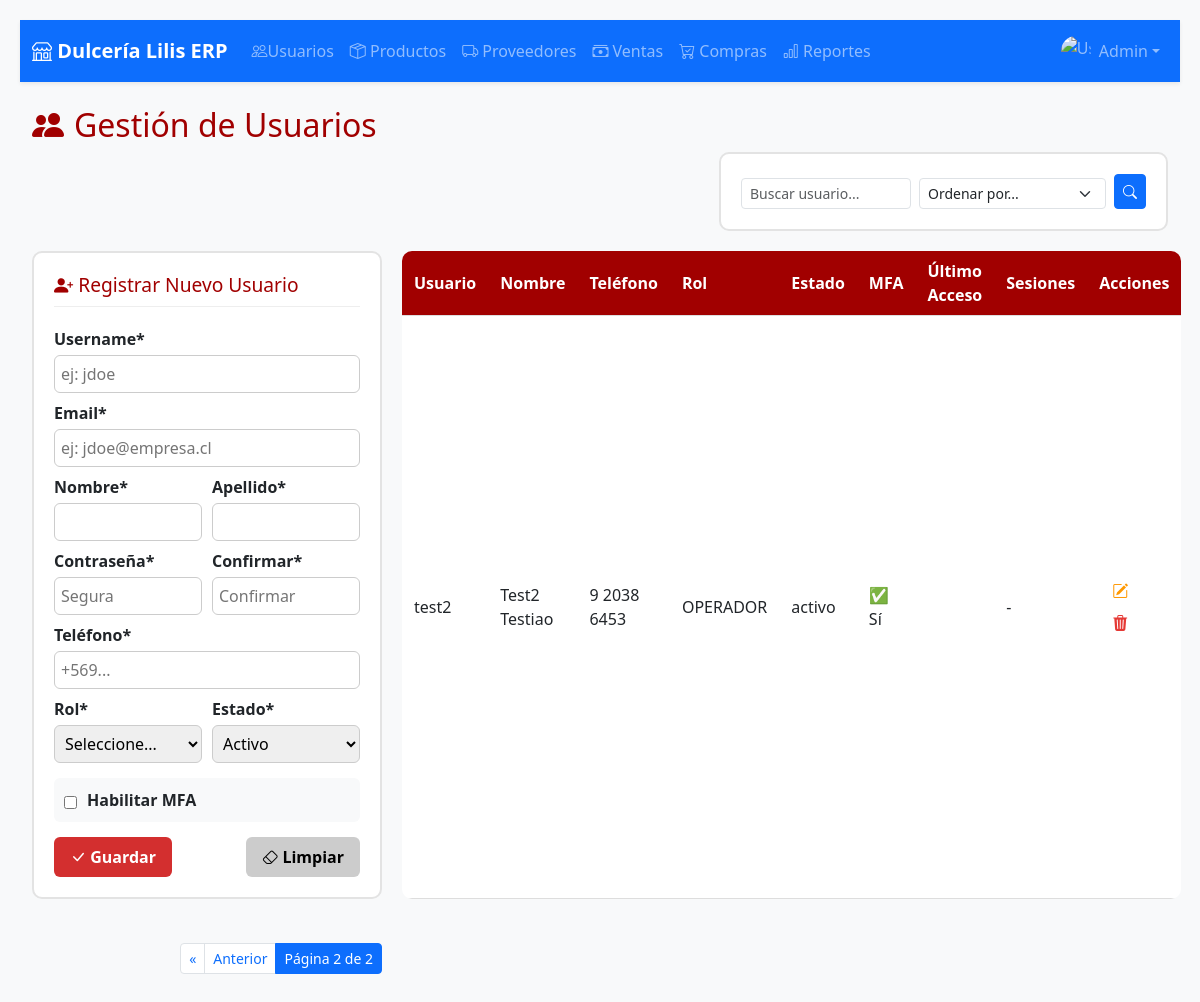
The page /users/?page=2&q=&sort=id (signed in) on the database its author committed.
### apps/users/models.py (models this page shows, shortened)
class Usuario(AbstractUser):
    ROLES = [
        ('ADMIN', 'Administrador'),
        ('USER', 'Usuario'),
        ('SUPERVISOR', 'Supervisor'),
        ('AUDITOR', 'Auditor'),
        ('OPERADOR', 'Operador'),
    ]
    ESTADOS = [
        ('activo', 'Activo'),
        ('inactivo', 'Inactivo'),
        ('bloqueado', 'Bloqueado'),
    ]
    telefono = models.CharField(max_length=20, blank=True, null=True)
    rol = models.CharField(max_length=20, choices=ROLES, default='USER')
    estado = models.CharField(max_length=20, choices=ESTADOS, default='activo')
    mfa_habilitado = models.BooleanField(default=False)

### apps/users/views.py (the view, shortened to what this page needs)
# urls.py: path('', views.gestion_usuarios, name='gestion_usuarios'),
@login_required
def gestion_usuarios(request):
    query = request.GET.get('q', '')
    sort_by = request.GET.get('sort', 'id') # Ordenar por ID por defecto
    valid_sort_fields = ['id', '-id', 'username', '-username', 'first_name', '-first_name', 'rol', '-rol']
    if sort_by not in valid_sort_fields:
        sort_by = 'id'
    usuarios_list = Usuario.objects.all().order_by(sort_by)
    paginator = Paginator(usuarios_list, 10) # 10 usuarios por página
    page_number = request.GET.get('page')
    page_obj = paginator.get_page(page_number)
    return render(request, 'usuarios/gestion_usuarios.html', {'page_obj': page_obj, 'query': query, 'sort_by': sort_by})

### apps/users/templates/usuarios/gestion_usuarios.html (shortened to what this page needs)
{% extends 'base.html' %}
{% load static %}
{% block content %}
<h2><i class="bi bi-people-fill"></i> Gestión de Usuarios</h2>
    <div class="d-flex justify-content-end align-items-center mb-3 gap-2">
        <form method="get" class="d-flex gap-2">
            <input type="text" name="q" class="form-control form-control-sm" placeholder="Buscar usuario..." value="{{ query }}">
            <select name="sort" class="form-select form-select-sm" onchange="this.form.submit()">
                <option value="id" {% if sort_by == 'id' %}selected{% endif %}>Ordenar por...</option>
            </select>
            <button type="submit" class="btn btn-sm btn-primary"><i class="bi bi-search"></i></button>
        </form>
    </div>
    <div class="contenedor">
        <form id="formUsuario" method="post" action="{% url 'crear_usuario' %}">
            <h3><i class="bi bi-person-plus-fill"></i> Registrar Nuevo Usuario</h3>
            <label>Username*</label>
            <input type="text" id="username" name="username" placeholder="ej: jdoe">
            <label>Email*</label>
            <input type="email" id="email" name="email" placeholder="ej: jdoe@empresa.cl">
            <div class="campo-doble">
                <div>
                    <label>Nombre*</label>
                    <input type="text" id="nombre" name="first_name">
                </div>
                <div>
                    <label>Apellido*</label>
                    <input type="text" id="apellido" name="last_name">
                </div>
            </div>
            <div class="campo-doble">
                <div>
                    <label>Contraseña*</label>
                    <input type="password" id="password" name="password" placeholder="Segura">
                </div>
                <div>
                    <label>Confirmar*</label>
                    <input type="password" id="password2" name="password2" placeholder="Confirmar">
                </div>
            </div>
            <label>Teléfono*</label>
            <input type="text" id="telefono" name="telefono" placeholder="+569...">
            <div class="campo-doble">
                <div>
                    <label>Rol*</label>
                    <select id="rol" name="rol">
                        <option value="">Seleccione...</option>
                    </select>
                </div>
                <div>
                    <label>Estado*</label>
                    <select id="estado" name="estado">
                        <option value="activo" selected>Activo</option>
                    </select>
                </div>
            </div>
            <div class="mfa-container">
                <input type="checkbox" id="mfa_habilitado" name="mfa_habilitado" style="width: auto; margin-right: 10px;">
                <label for="mfa_habilitado" style="margin-top: 0;">Habilitar MFA</label>
            </div>
            <div class="acciones">
                <button type="submit" class="guardar"><i class="bi bi-check-lg"></i> Guardar</button>
                <button type="button" id="btnLimpiar" class="limpiar"><i class="bi bi-eraser"></i> Limpiar</button>
            </div>
        </form>
        <table>
            <thead>
                <tr>
                    <th>Usuario</th>
                    <th>Nombre</th>
                    <th>Teléfono</th>
                    <th>Rol</th>
                    <th>Estado</th>
                    <th>MFA</th>
                    <th>Último Acceso</th>
                    <th>Sesiones</th>
                    <th>Acciones</th>
                </tr>
            </thead>
            <tbody>
                {% for usuario in page_obj.object_list %}
                <tr>
                    <td style="font-weight: 500;">{{ usuario.username }}</td>
                    <td>{{ usuario.first_name }} {{ usuario.last_name }}</td>
                    <td>{{ usuario.telefono }}</td>
                    <td>{{ usuario.rol }}</td>
                    <td>{{ usuario.estado }}</td>
                    <td>{% if usuario.mfa_habilitado %}✅ Sí{% else %}❌ No{% endif %}</td>
                    <td>{{ usuario.last_login|date:"d/m/Y H:i" }}</td>
                    <td>-</td>
                    <td>
                        <button class="btn-edit" onclick="editarUsuario('{{ usuario.id }}')" title="Editar"><i class="bi bi-pencil-square"></i></button>
                        <button class="btn-del" onclick="eliminarUsuario('{{ usuario.id }}')" title="Eliminar"><i class="bi bi-trash3-fill"></i></button>
                    </td>
                </tr>
                {% empty %}
                <tr><td colspan="9" style="text-align:center;">No hay usuarios registrados.</td></tr>
                {% endfor %}
            </tbody>
        </table>
        <nav aria-label="Paginación de usuarios" class="mt-4 d-flex justify-content-end">
            <ul class="pagination pagination-sm">
                {% if page_obj.has_previous %}
                    <li class="page-item"><a class="page-link" href="?page=1&q={{ query }}&sort={{ sort_by }}">&laquo;</a></li>
                    <li class="page-item"><a class="page-link" href="?page={{ page_obj.previous_page_number }}&q={{ query }}&sort={{ sort_by }}">Anterior</a></li>
                {% endif %}
                <li class="page-item active" aria-current="page">
                    <span class="page-link">Página {{ page_obj.number }} de {{ page_obj.paginator.num_pages }}</span>
                </li>
            </ul>
        </nav>
    </div>
{% endblock %}

### templates/partials/navbar.html (shortened to what this page needs)
{% load static %}
<nav class="navbar navbar-expand-lg navbar-dark bg-primary shadow-sm">
    <div class="container-fluid">
        <a class="navbar-brand fw-bold text-white" href="{% url 'dashboard' %}">
            <i class="bi bi-shop"></i> Dulcería Lilis ERP
        </a>
        <div class="collapse navbar-collapse" id="navbarERP">
            <ul class="navbar-nav me-auto mb-2 mb-lg-0">
                <li class="nav-item"><a class="nav-link" href="{% url 'gestion_usuarios' %}"><i
                            class="bi bi-people"></i>Usuarios</a></li>
                <li class="nav-item"><a class="nav-link" href="{% url 'products:list' %}"><i class="bi bi-box-seam"></i>
                        Productos</a></li>
                <li class="nav-item"><a class="nav-link" href="{% url 'suppliers:list' %}"><i class="bi bi-truck"></i>
                        Proveedores</a></li>
                <li class="nav-item"><a class="nav-link" href="{% url 'transactional:list' %}"><i
                            class="bi bi-cash-stack"></i> Ventas</a></li>
                <li class="nav-item"><a class="nav-link" href=""><i class="bi bi-cart-check"></i> Compras</a></li>
                <li class="nav-item"><a class="nav-link" href=""><i class="bi bi-bar-chart"></i> Reportes</a></li>
            </ul>
            <ul class="navbar-nav ms-auto">
                <li class="nav-item dropdown">
                    <a class="nav-link dropdown-toggle d-flex align-items-center" href="#" id="userDropdown"
                        role="button" data-bs-toggle="dropdown" aria-expanded="false">
                        <img src="{% static 'img/user.png' %}" class="rounded-circle me-2" width="30" height="30"
                            alt="User">
                        {{ request.user.username|default:"Invitado" }}
                    </a>
                </li>
            </ul>
        </div>
    </div>
</nav>

### apps/users/templates/usuarios/gestion_usuarios.html (style rules this page uses)
body { font-family: "Segoe UI", sans-serif; margin: 0; padding: 20px; }
h2 { color: #a10000; display: flex; align-items: center; gap: 10px; }
.contenedor { display: grid; grid-template-columns: 350px 1fr; gap: 20px; margin-top: 20px; }
form { background: #fff; border: 2px solid #e3e3e3; padding: 20px; border-radius: 10px; }
form h3 { font-size: 1.2em; color: #a10000; margin-top: 0; margin-bottom: 20px; border-bottom: 1px solid #eee; padding-bottom: 10px; }
.campo-doble { display: grid; grid-template-columns: 1fr 1fr; gap: 10px; }
.mfa-container { display: flex; align-items: center; margin-top: 15px; background-color: #f8f9fa; padding: 10px; border-radius: 6px; }
label { font-weight: bold; display: block; margin-top: 8px; }
input, select { width: 100%; padding: 6px; margin-top: 4px; border: 1px solid #ccc; border-radius: 6px; }
.acciones { margin-top: 15px; display: flex; justify-content: space-between; }
button { padding: 8px 16px; border: none; border-radius: 6px; cursor: pointer; font-weight: bold; }
.guardar { background: #d32f2f; color: white; }
.limpiar { background: #ccc; color: black; }
table { width: 100%; border-collapse: collapse; background: #fff; border-radius: 10px; overflow: hidden; }
th, td { padding: 8px 12px; text-align: left; border-bottom: 1px solid #ddd; }
th { background: #a10000; color: white; }
tbody td { vertical-align: middle; }
.btn-edit, .btn-del { border: none; padding: 4px 8px; cursor: pointer; background: none; font-size: 16px; margin: 0 5px; }
.btn-edit { color: #ff9800; }
.btn-del { color: #e53935; }

### rows shown on the page
Usuario: user.username "Admin"
Usuario: username "test2", first_name "Test2", last_name "Testiao", telefono "9 2038 6453", rol "OPERADOR", estado "activo", mfa_habilitado "✅ Sí"

### other values the page prints
{{ page_obj.number }} "2"
{{ page_obj.paginator.num_pages }} "2"
